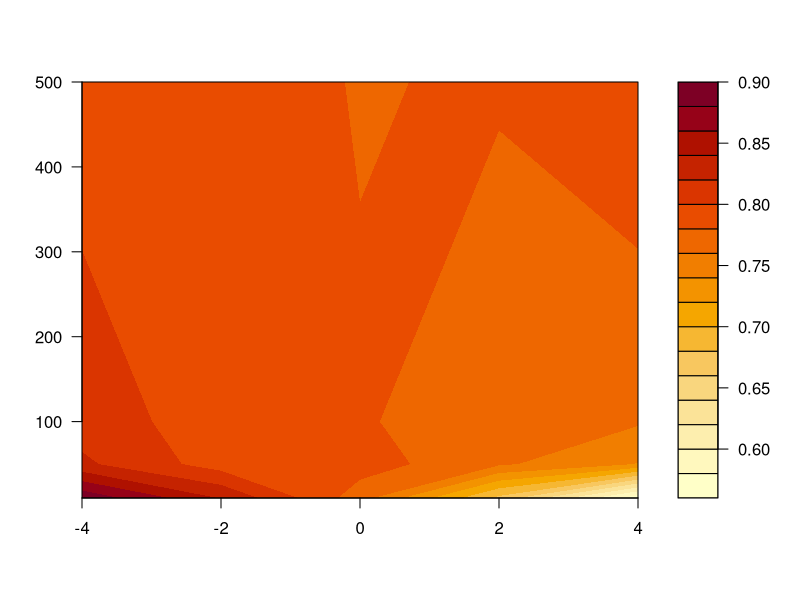
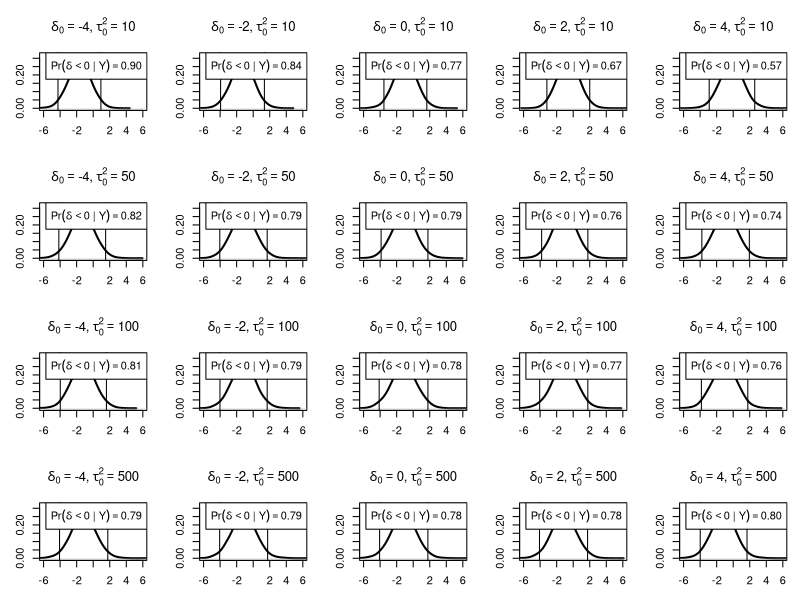
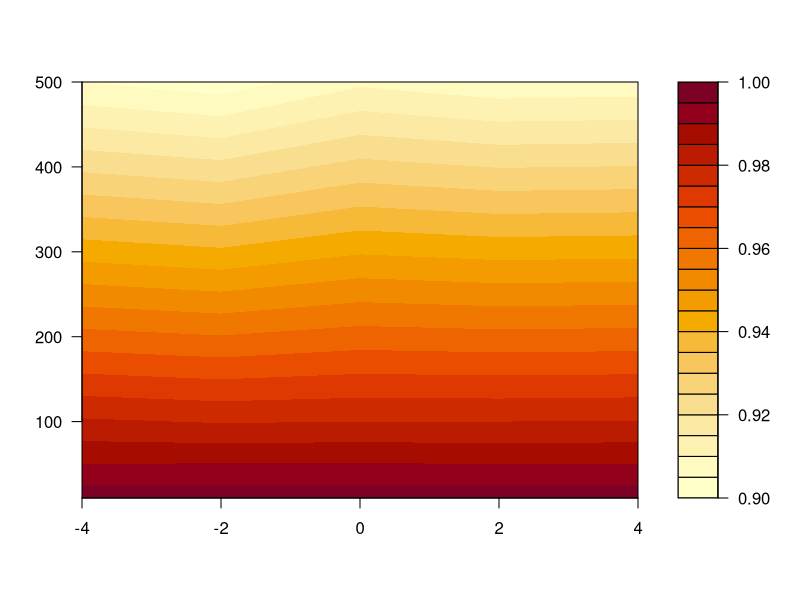
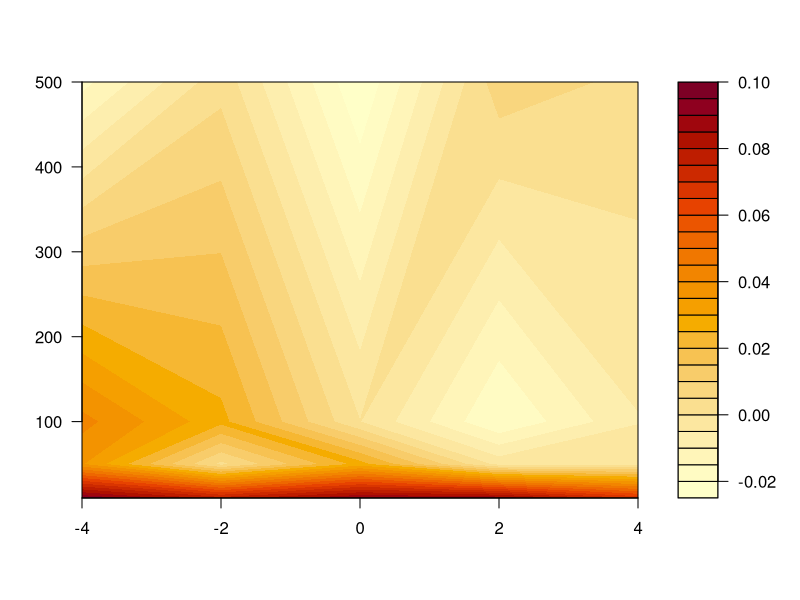
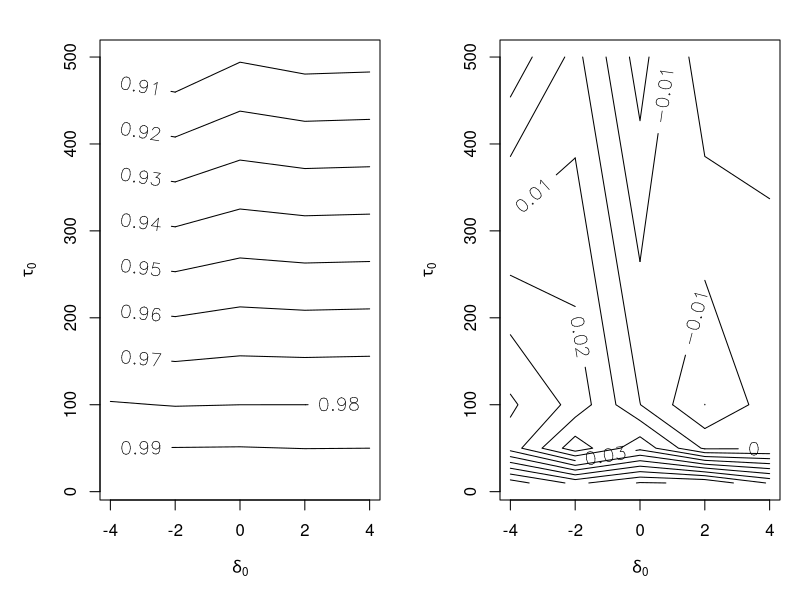

The R script that drew these images, in order:
# a --------------------------------------------------

gibbs_sampling <- function(del0, t02, n_iter = 5000) {
  # prior
  mu0 <- 75
  g02 <- 100
  # del0 <-
  # t02 <-
  s20 <- 100
  nu0 <- 2

  # data
  n_a <- n_b <- 16
  ybar_a <- 75.2
  s_a <- 7.3
  ybar_b <- 77.5
  s_b <- 8.1

  sum_a <- ybar_a * n_a
  sum_b <- ybar_b * n_b
  ss_a <- n_a * s_a^2 + n_a * ybar_a^2 # sum of yi_a ^ 2
  ss_b <- n_b * s_b^2 + n_b * ybar_b^2 # sum of yi_b ^ 2

  # gibbs
  # initialize
  mu <- (ybar_a + ybar_b) / 2
  del <- (ybar_a - ybar_b) / 2
  MU <- DEL <- S2 <- NULL
  for (s in seq_len(n_iter)) {
    # s2
    nun <- nu0 + n_a + n_b # nun
    nun_s2n <- nu0 * s20 +
      ss_a - 2 * sum_a * (mu + del) + n_a * (mu + del)^2 +
      ss_b - 2 * sum_b * (mu - del) + n_b * (mu - del)^2
    s2 <- 1 / rgamma(1, nun / 2, nun_s2n / 2)

    # mu
    gn2 <- 1 / (1 / g02 + (n_a + n_b) / s2)
    mun <- gn2 * (mu0 / g02 + (sum_a + sum_b) / s2)
    mu <- rnorm(1, mun, sqrt(gn2))

    # del
    tn2 <- 1 / (1 / t02 + (n_a + n_b) / s2)
    deln <- tn2 * (del0 / t02 + (sum_a - sum_b) / s2)
    del <- rnorm(1, deln, sqrt(tn2))

    MU <- c(MU, mu)
    DEL <- c(DEL, del)
    S2 <- c(S2, s2)
  }

  return(list(MU = MU, DEL = DEL, S2 = S2))
}

opts_del0 <- seq(-4, 4, by = 2)
opts_t02 <- c(10, 50, 100, 500)
seq_del0 <- rep(opts_del0, times = length(opts_t02))
seq_t02 <- rep(opts_t02, each = length(opts_del0))
(comb_del0_t02 <- rbind(seq_del0, seq_t02)) # just for check

post_samples <- mapply(gibbs_sampling, del0 = seq_del0, t02 = seq_t02)
str(post_samples)


# i --------------------------------------------------
prob_under0 <- sapply(post_samples["DEL", ], \(x) mean(x < 0))
filled.contour(opts_del0, opts_t02, matrix(prob_under0, nrow = 5))


# ii --------------------------------------------------

cis <- lapply(post_samples["DEL", ], \(x) quantile(x, c(0.025, 0.975)))

# png("fig/8-2_a-ii.png", width = 1500, height = 1200, res = 100)
par(mfrow = c(4, 5), mar = c(3, 3, 4, 1))
for (i in seq_along(seq_del0)) {
  title <- bquote(delta[0] == .(seq_del0[i]) * "," ~ tau[0]^2 == .(seq_t02[i]))
  plot(density(post_samples["DEL", i][[1]], adjust = 2),
    xlim = c(-6, 6), ylim = c(0, .32),
    lwd = 2, main = title
  )
  abline(v = cis[[i]][1]) # lower
  abline(v = cis[[i]][2]) # upper
  txt <- bquote(Pr(delta < 0 ~ "|" ~ Y) == .(sprintf("%.2f", prob_under0[i])))
  legend("topright", legend = txt, x.intersp = -0.5)
}
dev.off()


# iii --------------------------------------------------

mc_prior <- \(del0, t02, n = 5000) {
  MU <- rnorm(n, 75, 100)
  DEL <- rnorm(n, del0, sqrt(t02))
  return(list(MU = MU, DEL = DEL))
}

calc_corr <- \(mu, del) {
  cor(mu + del, mu - del)
}

pri_samples <- mapply(mc_prior, del0 = seq_del0, t02 = seq_t02)
pri_corrs <- apply(pri_samples, 2, \(x) calc_corr(x["MU"][[1]], x["DEL"][[1]]))

post_corrs <- apply(
  post_samples, 2,
  \(x) calc_corr(x["MU"][[1]], x["DEL"][[1]])
)

filled.contour(opts_del0, opts_t02, matrix(pri_corrs, nrow = 5))
filled.contour(opts_del0, opts_t02, matrix(post_corrs, nrow = 5))

# png("fig/8-2_a-iii.png", width = 1200, height = 600, res = 100)
par(mfrow = c(1, 2), mar = c(5, 5, 2, 1))
contour(opts_del0, opts_t02, matrix(pri_corrs, nrow = 5),
  labcex = 1.2,
  xlab = expression(delta[0]), ylab = expression(tau[0])
)
contour(opts_del0, opts_t02, matrix(post_corrs, nrow = 5),
  labcex = 1.2,
  xlab = expression(delta[0]), ylab = expression(tau[0])
)
dev.off()
